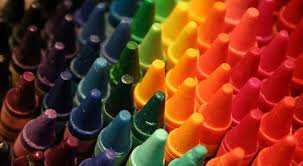
%> input picture Ex1/testImg1.jpg, 303 x 166 px
$ octave --eval "result = histogramEqualize(imread('testImg1.jpg'));"   (GNU Octave 9; MATLAB toolbox functions it lacks are replaced by stand-ins)
%> lines starting %> are read from the running program, lines starting %| are printed output that depends on the picture
function [imEq, histOrig, histEq] = histogramEqualize(imOrig)
% histogramEqualize - Function which performs histogram equalization
% of a given grayscale or RGB image.
% args: imOrig - grayscale or RGB double image.
% return: imEq - equalized image
%         histOrig - original image 256 bin histogram
%         histEq - equalized image 256 bin histogram

color = 3;
grayscale = 2;

%Attain image dimensions
dim = size(imOrig);
%> dim = [166 303 3]
dimSize = size(dim);
%> dimSize = [1 3]
mode = dimSize(2);
%> mode = 3

if mode == color
    %histogram of the Y channel
    mat = 0.299 * imOrig(:,:,1) + 0.587 * imOrig(:,:,2) + 0.114 * imOrig(:,:,3);
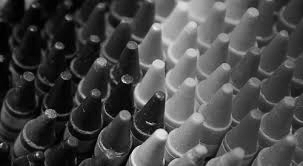
%> mat: size 166x303 uint8; min 0, max 245, mean 70.9
    YIQmat = rgb2ntsc(imOrig);
%> YIQmat: size 166x303x3 double; mean of channels 1, 2, 3 0.278, 0.183, 0.0248
elseif mode == grayscale
    mat = imOrig;
else
    error('Warning: image format unknown');
end

%Histogram Equalization Algorithm
histOrig = imhist(mat, 256);
%> histOrig = 256 values, max 637 at index 11, min 0 at index 236, mean 196.5
cumHisto = cumsum(histOrig);
%> cumHisto = 256 values from 25 to 50298

%normalize the cumulative histogram and multiply by maximal gray level value
pixels = dim(1)*dim(2);
%> pixels = 50298
normalizedCumHisto = (cumHisto/pixels);
%> normalizedCumHisto = 256 values from 0.000497 to 1
maxPixel = max(normalizedCumHisto);
%> maxPixel = 1
minPixel = min(normalizedCumHisto);
%> minPixel = 0.000497

%strech to [0,255] range  if needed
if (maxPixel ~= minPixel)
    if ((minPixel ~= 0) || (maxPixel ~= 255))
    normalizedCumHisto = (normalizedCumHisto - minPixel) /(maxPixel-minPixel);
%> normalizedCumHisto = 256 values from 0 to 1
    end
end

%Maping the intensity values
imEq = normalizedCumHisto(im2uint8(mat) + 1);
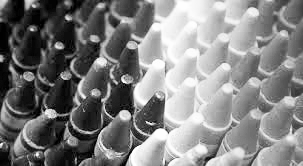
%> imEq: size 166x303 double; min 0, max 1, mean 0.503
histEq = imhist(imEq);
%> histEq = 256 values, max 637 at index 23, min 0 at index 4, mean 196.5

%in case originl picture was RGB
%replace Y in YIQ table than return to RGB
if mode == color
    YIQmat(:,:,1) = imEq;
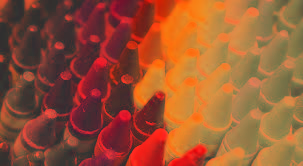
%> YIQmat: size 166x303x3 double; mean R, G, B 0.503, 0.183, 0.0248; drawn with min black and max white
    imEq = ntsc2rgb(YIQmat);
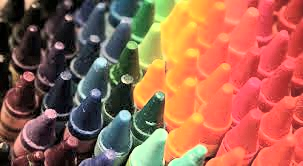
%> imEq: size 166x303x3 double; mean R, G, B 0.626, 0.399, 0.319
end

%show the given and equalized image
figure; imshow(imOrig); title('Original Photo');
figure; imshow(imEq); title('Equalized Photo');
end
